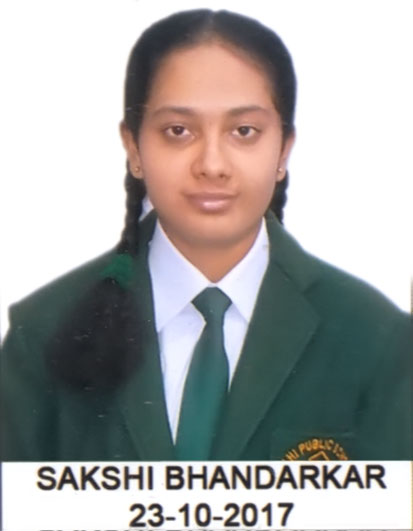
#> input picture sample.jpg, 413 x 531 px
$ python face_detection.py
#> lines starting #> are read from the running program, lines starting #| are printed output that depends on the picture; after the words box and inside, x2 and y2 are one past the last pixel; in counts of white or black regions, pixels touching at a corner belong together
import cv2

face_cascade = cv2.CascadeClassifier("haarcascade_frontalface_default.xml")

img = cv2.imread("sample.jpg")
#> img is the input picture: shape (531, 413, 3); mean B, G, R 164.6, 166.1, 166

gray_img = cv2.cvtColor(img,cv2.COLOR_BGR2GRAY)
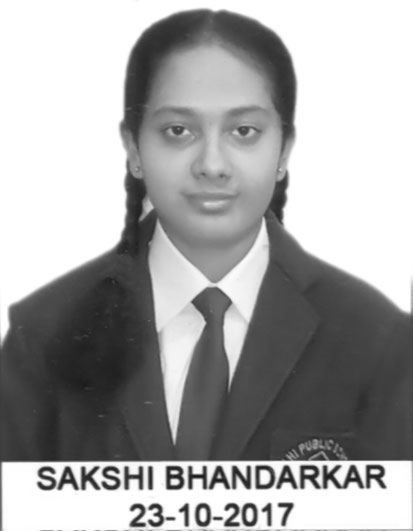
#> gray_img: shape (531, 413); min 22, max 255, mean 165.9

faces = face_cascade.detectMultiScale(gray_img, scaleFactor = 1.05, minNeighbors=5)
#> faces = [[126, 63, 175, 175]]

print(type(faces))
#| <class 'numpy.ndarray'>

print(faces)
#| [[126  63 175 175]]


for x,y,w,h in faces:
    img = cv2.rectangle(img, (x,y), (x+w,y+h),(0,255,0),3)
#> this loop made 1 pass
#> pass 1, `img = cv2.rectangle(img, (x,y), (x+w,y+h),(0,255,0),3)`:
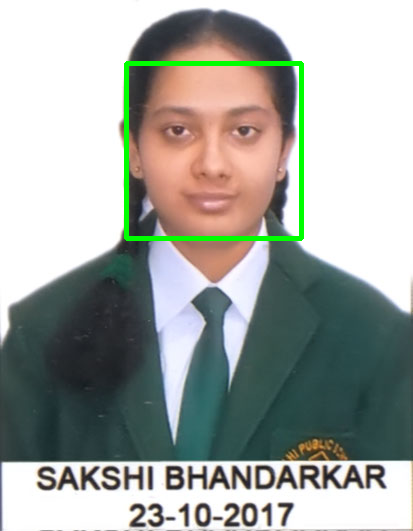
#> img: shape (531, 413, 3); 1.59% of pixels changed, all inside (x1, y1, x2, y2) = (124, 61, 304, 241)


cv2.imshow("Gray",img)

cv2.waitKey(0)

cv2.destroyAllWindows()
